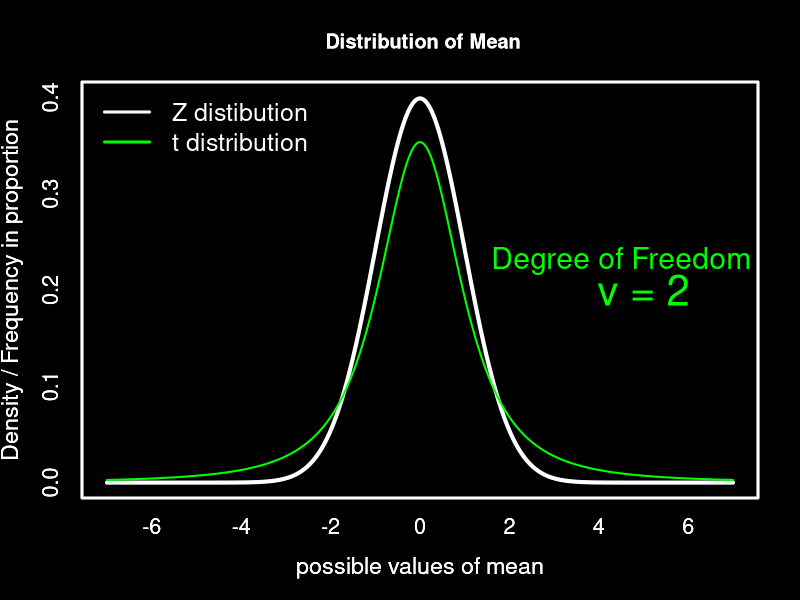
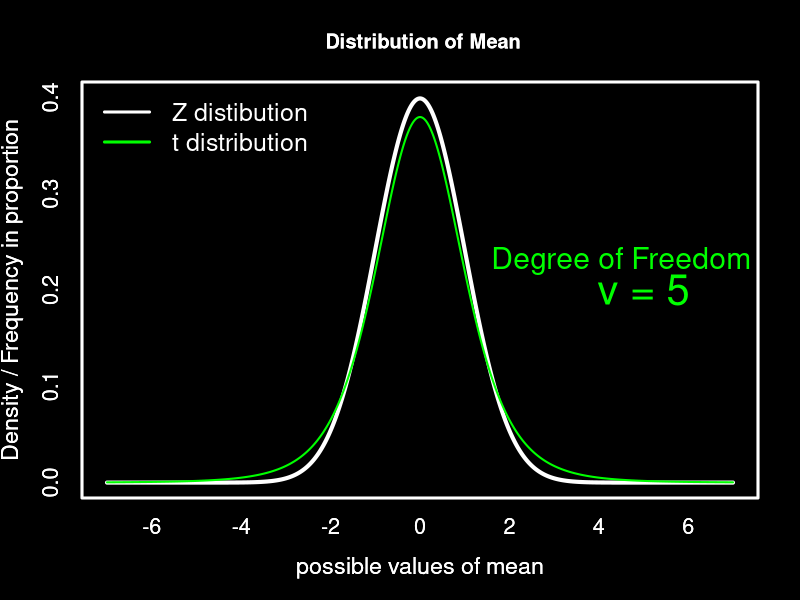
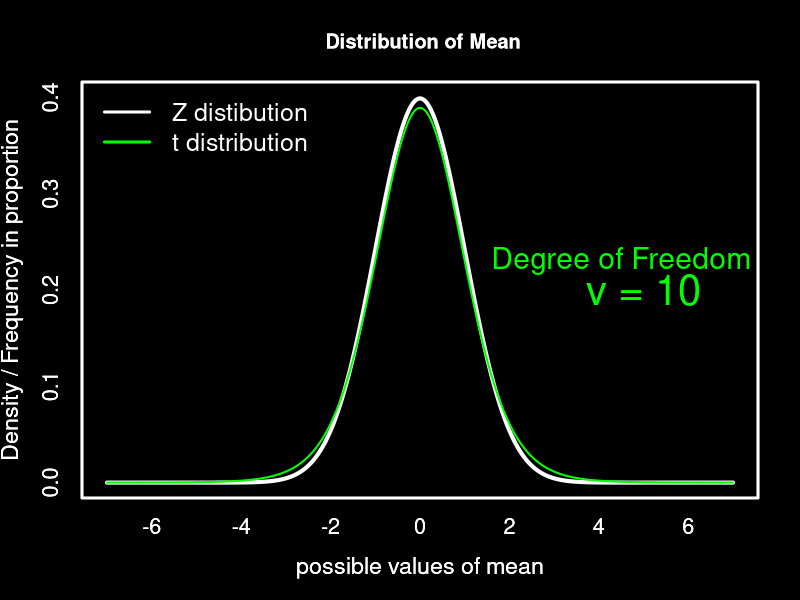
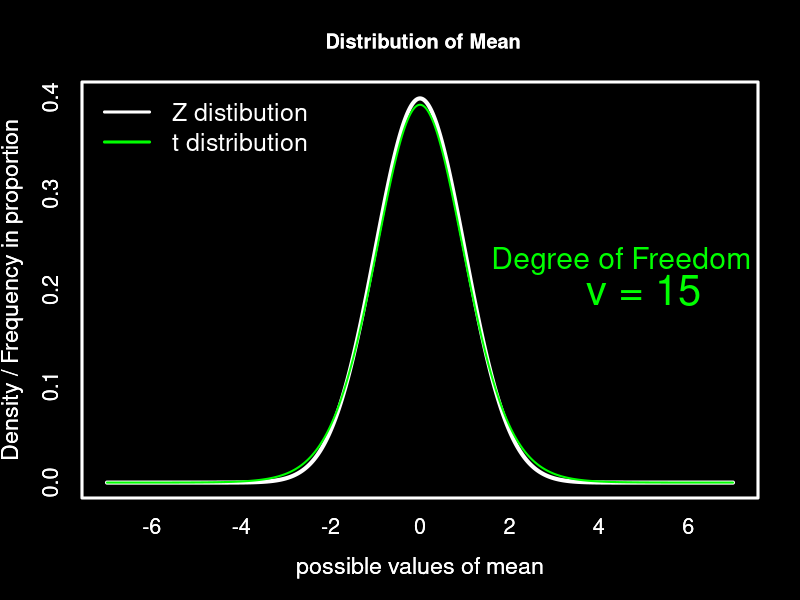
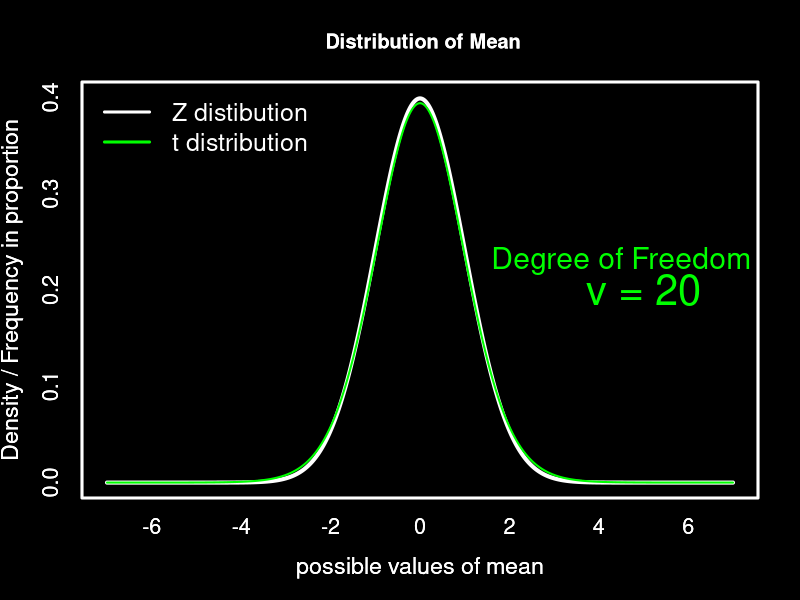
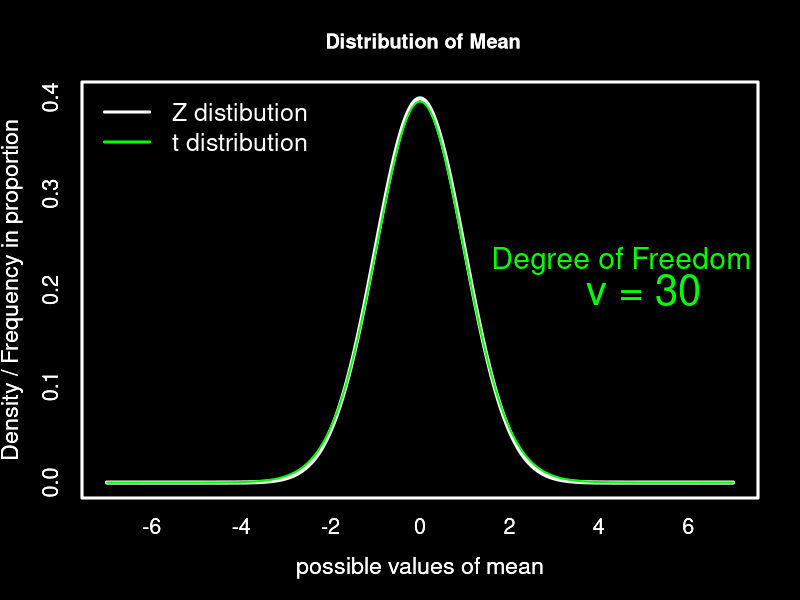
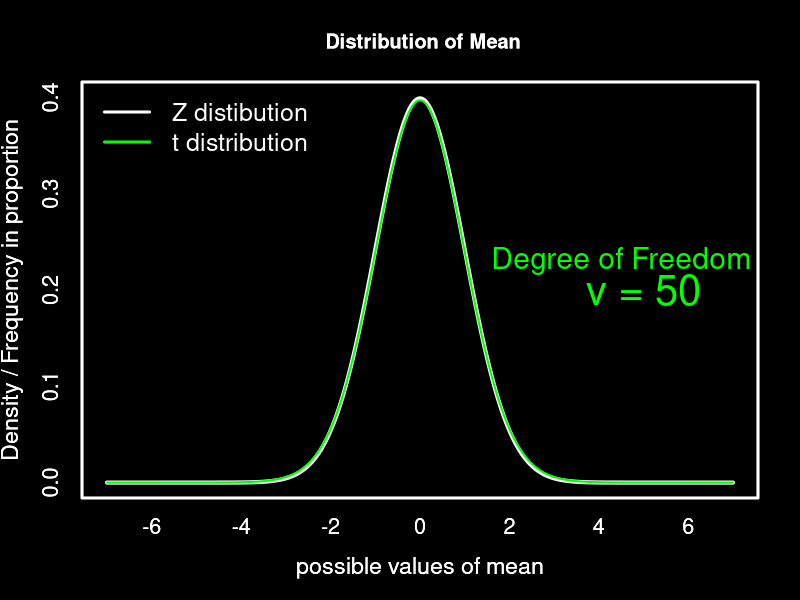
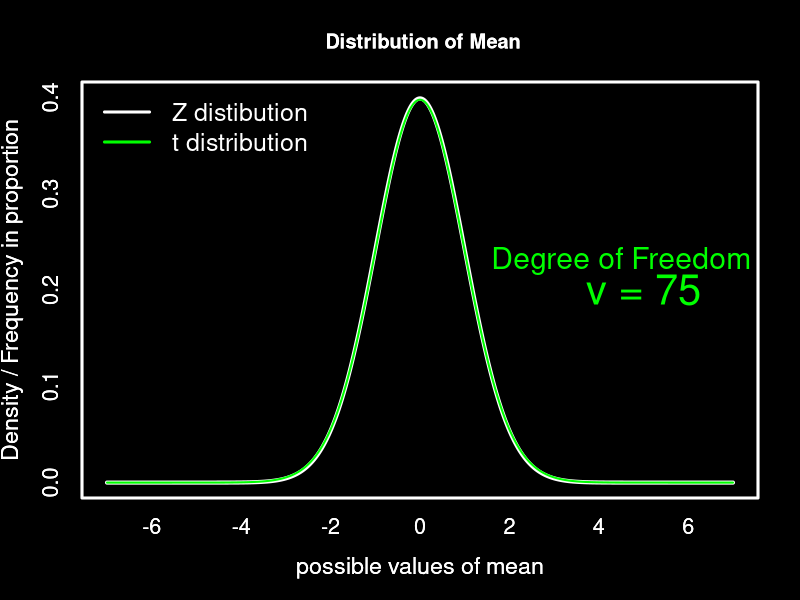

The R script that drew these images, in order:



x <- seq(-7, 7, length=1000)
z <- dnorm(x, mean=0, sd=1, log = F)

par(bg="black")

at<-c(2,5,10,15,20,30, 50,75,100,150,200)

for(i in 1:length(at)){
  plot(x,z, col="white", lwd=4, xlab= " possible values of mean ",
       ylab= "Density / Frequency in proportion",
       main=" Distribution of Mean", type = "l", 
       cex.lab=1.4, font=9, cex.axis=1.3,
       xlim=c(-7,7), ylim=c(0, 0.4),
       col.lab="white",
       col.main="White", col.axis="white")
  
  par(new=T)
  
  t<- dt(x, at[i], log = FALSE)
  plot(x,t, col="green", lwd=2, xlab= " possible values of mean ",
       ylab= "Density / Frequency in proportion",
       main=" Distribution of Mean", type = "l", 
       cex.lab=1.4, font=9, cex.axis=1.3,
       xlim=c(-7,7), ylim=c(0, 0.4),
       col.lab="white",
       col.main="White", col.axis="white")
  legend("topleft",
         legend = c("Z distibution",
                    "t distribution"),
         col=c("white","Green"),
         lwd=3, cex = 1.5,
         text.col = "white")
  box(lwd=3, col="white")
  
  text(4.5, 0.23, "Degree of Freedom",
       font=9, cex= 1.8,
       col="green")
  text(5, 0.2, 
       paste("v =",at[i]), col="green", 
       font = 9,
       cex=2.5)
}



